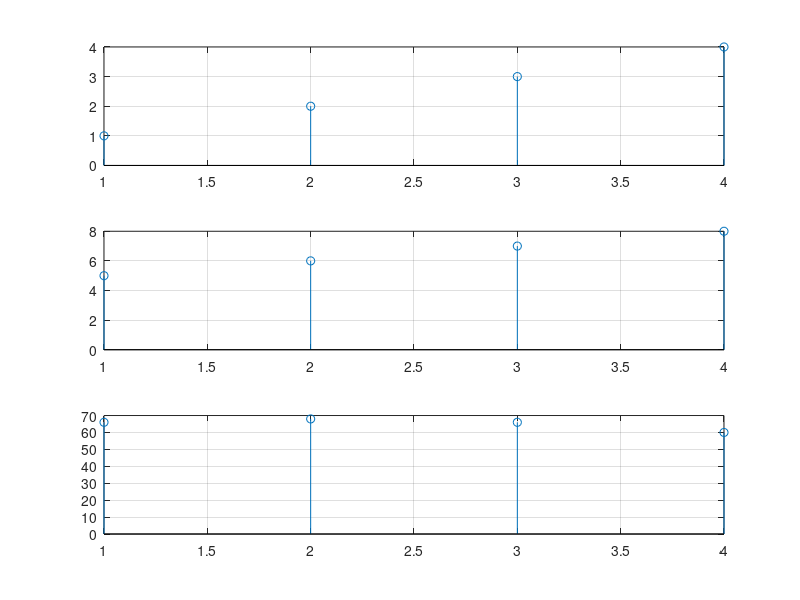

MATLAB code for this plot:
clc;
clear all;
close all;
%circular convolution
x=[1 2 3 4];
y=[5 6 7 8];
z=cconv(x,y,4);
disp(z);
subplot(3,1,1);
stem(x);
grid on;
subplot(3,1,2);
stem(y);
grid on;
subplot(3,1,3);
stem(z);
grid on;
disp(z);